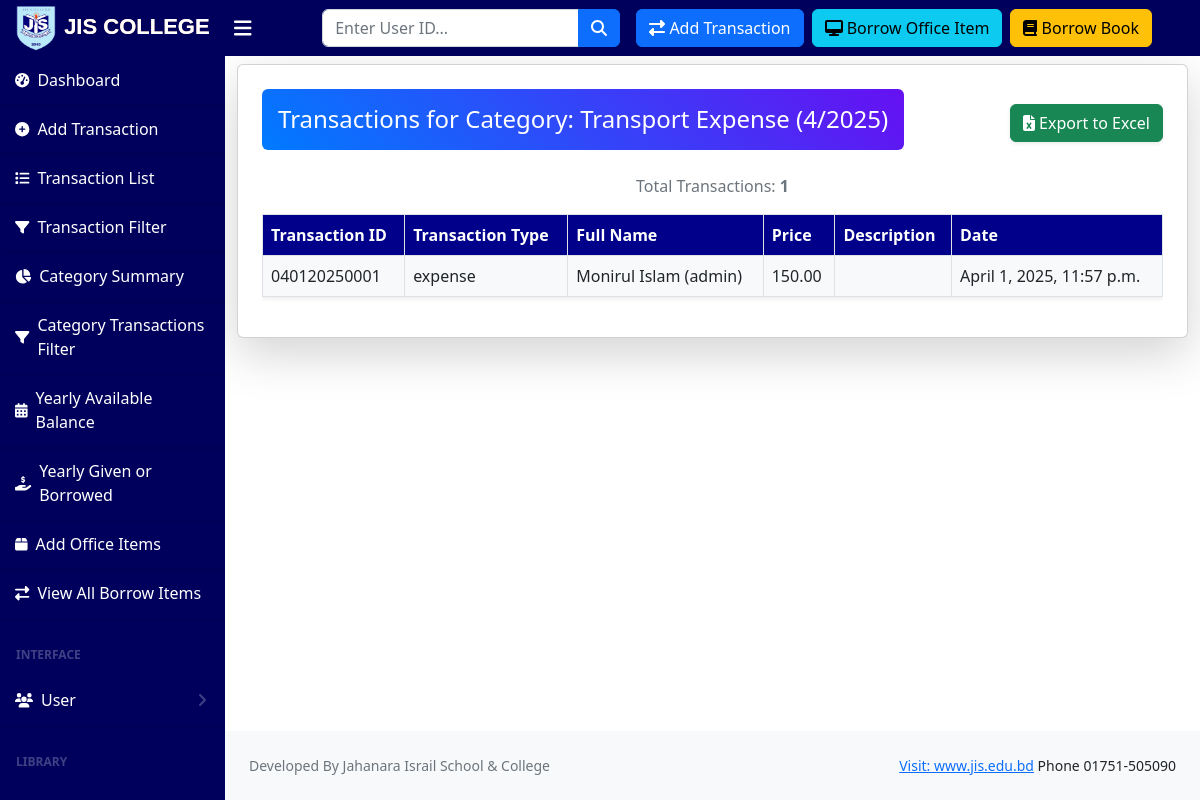
Before: /category_monthly_transactions/Transport Expense/?year=2025&month=4 (signed in) with the older database file.
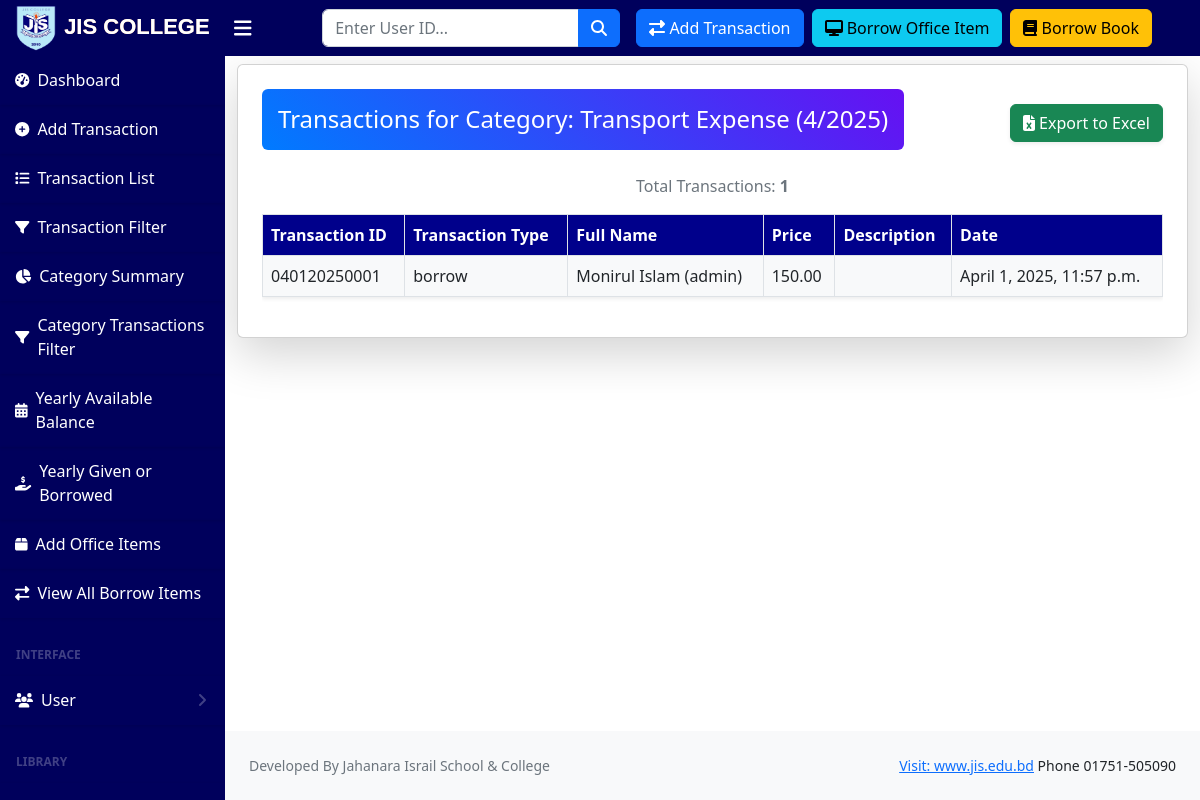
After: the same page with the newer database file.
### account/models.py (models this page shows, shortened)
class Transaction(models.Model):
    transaction_id = models.CharField(max_length=20, unique=True, editable=False)
    transaction_by = models.ForeignKey(User, on_delete=models.CASCADE)
    TRANSACTION_TYPES = [
        ('income', 'Income'),
        ('expense', 'Expense'),
        ('borrow', 'Borrow'),
        ('given', 'Given'),
    ]
    category = models.ForeignKey('TransactionCategory', on_delete=models.SET_NULL, null=True, blank=True)
    transaction_type = models.CharField(max_length=30, choices=TRANSACTION_TYPES, default='income')
    price = models.DecimalField(max_digits=10, decimal_places=2)
    description = RichTextField(null=True, blank=True)
    invoice_no = models.CharField(max_length=15, null=True, blank=True)
    invoice_id = models.CharField(max_length=15, null=True, blank=True)
    invoice_date = models.DateField(null=True, blank=True)
    check_no = models.CharField(max_length=15, null=True, blank=True)
    created_by = models.ForeignKey(User, on_delete=models.SET_NULL, null=True, blank=True, related_name="created_transactions")
    created_date = models.DateTimeField(auto_now_add=True)

### account/views.py (the view, shortened to what this page needs)
# urls.py: path('category_monthly_transactions/<str:category_name>/', category_monthly_transactions, name='category_monthly_transactions'),
@user_passes_test(lambda u: u.is_superuser or u.is_staff, login_url='login')
def category_monthly_transactions(request, category_name):
    current_datetime = datetime.now()
    selected_year = request.GET.get('year', str(current_datetime.year))
    selected_month = request.GET.get('month', str(current_datetime.month))
    try:
        selected_year = int(selected_year)
    except ValueError:
        selected_year = current_datetime.year
    try:
        selected_month = int(selected_month)
    except ValueError:
        selected_month = current_datetime.month
    category = get_object_or_404(TransactionCategory, name=category_name)
    transactions = Transaction.objects.filter(
        category=category,
        created_date__year=selected_year,
        created_date__month=selected_month,
    )
    total_transactions = transactions.count()
    paginator = Paginator(transactions, 300)  # Show 10 transactions per page
    page_number = request.GET.get('page')
    page_obj = paginator.get_page(page_number)
    return render(request, 'transactions/category_monthly_transactions.html', {
        'category': category_name,
        'page_obj': page_obj,
        'total_transactions': total_transactions,
        'selected_year': selected_year,
        'selected_month': selected_month,
    })

### templates/transactions/category_monthly_transactions.html (shortened to what this page needs)
{% extends 'base.html' %}
{% block content %}
<div class="container mt-2">
    <div class="card shadow-lg p-4">
        <div class="d-flex flex-column flex-md-row justify-content-between align-items-center mb-3">
            <h4 class="text-center text-md-start text-white p-3 rounded"
                style="background: linear-gradient(45deg, #007bff, #6610f2);">
                Transactions for Category: {{ category }} ({{ selected_month }}/{{ selected_year }})
            </h4>
            <a href="?export=true&year={{ selected_year }}&month={{ selected_month }}"
               class="btn btn-success shadow-sm">
                <i class="fas fa-file-excel"></i> Export to Excel
            </a>
        </div>
        <p class="text-muted text-center">Total Transactions: <strong>{{ total_transactions }}</strong></p>
        <div class="table-responsive">
            <table class="table table-bordered table-hover shadow-sm" style="background-color: #f8f9fa;">
                <thead class="text-white" style="background-color: darkblue;">
                    <tr>
                        <th>Transaction ID</th>
                        <th>Transaction Type</th>
                        <th>Full Name</th>
                        <th>Price</th>
                        <th>Description</th>
                        <th>Date</th>
                    </tr>
                </thead>
                <tbody>
                    {% for transaction in page_obj %}
                        <tr>
                            <td>{{ transaction.transaction_id }}</td>
                            <td>{{ transaction.transaction_type }}</td>
                            <td>{{ transaction.transaction_by.get_full_name }}
                                ({{ transaction.transaction_by.username }})
                            </td>
                            <td>{{ transaction.price }}</td>
                            <td>{{ transaction.description|safe }}</td>
                            <td>{{ transaction.created_date }}</td>
                        </tr>
                    {% endfor %}
                </tbody>
            </table>
        </div>
    </div>
</div>
{% endblock %}

Changed rows visible on the page:
changed Transaction "Monirul Islam": transaction_type "expense" → "borrow"
